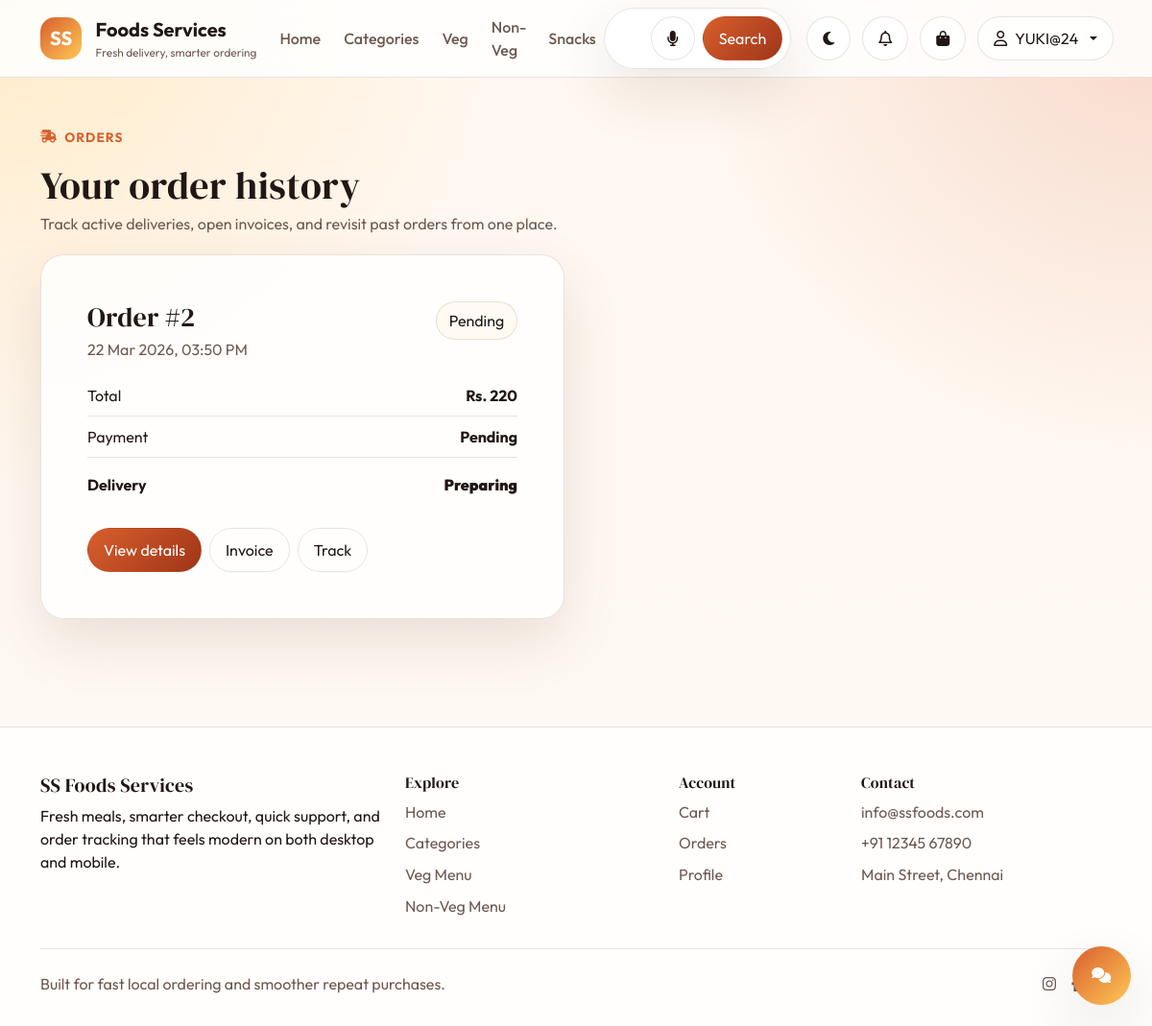
Screenshot of /orders/ (signed in) with the database file from the repository.
### Food_app/models.py (models this page shows, shortened)
class Order(models.Model):
    NOW = "Now"
    LATER = "Later"
    DELIVERY_SLOT_CHOICES = [
        (NOW, "Now"),
        (LATER, "Later"),
    ]
    STATUS_CHOICES = [
        ("Pending", "Pending"),
        ("Confirmed", "Confirmed"),
        ("Delivered", "Delivered"),
        ("Cancelled", "Cancelled"),
    ]
    user = models.ForeignKey(User, on_delete=models.CASCADE, related_name="orders")
    items = models.ManyToManyField(Items, through="OrderItem")
    coupon = models.ForeignKey(Coupon, null=True, blank=True, on_delete=models.SET_NULL)
    subtotal_amount = models.FloatField(default=0)
    discount_amount = models.FloatField(default=0)
    total_amount = models.FloatField()
    delivery_slot = models.CharField(max_length=10, choices=DELIVERY_SLOT_CHOICES, default=NOW)
    scheduled_for = models.DateTimeField(null=True, blank=True)
    created_at = models.DateTimeField(auto_now_add=True)
    status = models.CharField(max_length=20, choices=STATUS_CHOICES, default="Pending")
    class Meta:
        ordering = ["-created_at"]

class Payment(models.Model):
    PAYMENT_METHOD_CHOICES = [
        ("Cash on Delivery", "Cash on Delivery"),
        ("Credit Card", "Credit Card"),
        ("Debit Card", "Debit Card"),
        ("UPI", "UPI"),
        ("Net Banking", "Net Banking"),
    ]
    STATUS_CHOICES = [
        ("Pending", "Pending"),
        ("Completed", "Completed"),
        ("Failed", "Failed"),
    ]
    order = models.OneToOneField(Order, on_delete=models.CASCADE, related_name="payment")
    method = models.CharField(max_length=20, choices=PAYMENT_METHOD_CHOICES)
    status = models.CharField(max_length=20, choices=STATUS_CHOICES, default="Pending")
    transaction_id = models.CharField(max_length=100, null=True, blank=True)

class Delivery(models.Model):
    STATUS_CHOICES = [
        ("Preparing", "Preparing"),
        ("Out for Delivery", "Out for Delivery"),
        ("Delivered", "Delivered"),
        ("Cancelled", "Cancelled"),
    ]
    order = models.OneToOneField(Order, on_delete=models.CASCADE, related_name="delivery")
    delivery_zone = models.ForeignKey(DeliveryZone, null=True, blank=True, on_delete=models.SET_NULL)
    address = models.TextField()
    pincode = models.CharField(max_length=10, blank=True)
    delivery_status = models.CharField(max_length=20, choices=STATUS_CHOICES, default="Preparing")
    location_lat = models.FloatField(null=True, blank=True)
    location_lng = models.FloatField(null=True, blank=True)
    estimated_time = models.DateTimeField(null=True, blank=True)

### Food_app/app_views.py (the view)
# urls.py: path("orders/", views.order_tracking, name="order_tracking"),
@login_required(login_url="Login")
def order_tracking(request):
    orders = Order.objects.filter(user=request.user).select_related("invoice", "delivery", "payment")
    return render(request, "order_tracking.html", {"orders": orders})

### Food_app/context_processors.py (called while the page is built)
def shared_state(request):
    if not request.user.is_authenticated:
        return {
            "cart_count": 0,
            "unread_notifications_count": 0,
            "recent_notifications": [],
        }
    recent_notifications = Notification.objects.filter(user=request.user).order_by("-created_at")[:5]
    unread_notifications_count = Notification.objects.filter(user=request.user, is_read=False).count()
    cart_count = Cart.objects.filter(user=request.user).count()
    return {
        "cart_count": cart_count,
        "unread_notifications_count": unread_notifications_count,
        "recent_notifications": recent_notifications,
    }

### Food_app/Templates/order_tracking.html (shortened to what this page needs)
{% extends "layouts/main.html" %}
{% block content %}
<section class="container py-4 py-lg-5">
  <div class="section-header">
    <div>
      <span class="eyebrow"><i class="fa-solid fa-truck-fast"></i> Orders</span>
      <h1 class="mt-3 mb-1">Your order history</h1>
      <p class="mb-0 subtle">Track active deliveries, open invoices, and revisit past orders from one place.</p>
    </div>
  </div>
  <div class="row g-4">
    {% for order in orders %}
    <div class="col-lg-6">
      <div class="surface-card p-4 p-lg-5 h-100">
        <div class="d-flex justify-content-between align-items-start gap-3 mb-3">
          <div>
            <h3 class="mb-1">Order #{{ order.id }}</h3>
            <p class="subtle mb-0">{{ order.created_at|date:"d M Y, h:i A" }}</p>
          </div>
          <span class="status-pill">{{ order.status }}</span>
        </div>
        <div class="summary-row">
          <span>Total</span>
          <strong>Rs. {{ order.total_amount|floatformat:0 }}</strong>
        </div>
        <div class="summary-row">
          <span>Payment</span>
          <strong>{{ order.payment.status }}</strong>
        </div>
        <div class="summary-row total">
          <span>Delivery</span>
          <strong>{{ order.delivery.delivery_status }}</strong>
        </div>
        <div class="d-flex flex-wrap gap-2 mt-4">
          <a href="{% url 'order_detail' order.id %}" class="btn brand-button">View details</a>
          <a href="{% url 'invoice_detail' order.id %}" class="btn outline-button">Invoice</a>
          <a href="{% url 'delivery_tracking' order.id %}" class="btn outline-button">Track</a>
        </div>
      </div>
    </div>
    {% endfor %}
  </div>
</section>
{% endblock %}

### Food_app/Templates/Includes/navbar.html (shortened to what this page needs)
<nav class="navbar navbar-expand-xl site-navbar sticky-top">
  <div class="container">
    <a class="navbar-brand brand-mark" href="{% url 'Home' %}">
      <span class="brand-pill">SS</span>
      <span>
        <strong>Foods Services</strong>
        <small>Fresh delivery, smarter ordering</small>
      </span>
    </a>
    <div class="collapse navbar-collapse" id="siteNavbar">
      <ul class="navbar-nav me-auto align-items-xl-center gap-xl-2">
        <li class="nav-item"><a class="nav-link" href="{% url 'Home' %}">Home</a></li>
        <li class="nav-item"><a class="nav-link" href="{% url 'Category' %}">Categories</a></li>
        <li class="nav-item"><a class="nav-link" href="{% url 'food_by_type' 'Veg' %}">Veg</a></li>
        <li class="nav-item"><a class="nav-link" href="{% url 'food_by_type' 'Non-Veg' %}">Non-Veg</a></li>
        <li class="nav-item"><a class="nav-link" href="{% url 'food_by_type' 'Snacks' %}">Snacks</a></li>
      </ul>
      <form class="search-shell me-xl-3" method="get" action="{% url 'search' %}">
        <input class="form-control" id="navSearchInput" type="search" name="q" value="{{ request.GET.q }}" placeholder="Search dishes, categories, ingredients">
        <button class="btn icon-button" id="voiceSearchButton" type="button" aria-label="Search by voice">
          <i class="fa-solid fa-microphone"></i>
        </button>
        <button class="btn brand-button" type="submit">Search</button>
      </form>
      <div class="nav-actions">
        <button class="btn icon-button" id="themeToggle" type="button" aria-label="Toggle dark mode">
          <i class="fa-solid fa-moon"></i>
        </button>
        {% if request.user.is_authenticated %}
        <div class="dropdown">
          <button class="btn icon-button position-relative" type="button" data-bs-toggle="dropdown" aria-expanded="false" aria-label="Notifications">
            <i class="fa-regular fa-bell"></i>
          </button>
        </div>
        <a href="{% url 'Cart' %}" class="btn icon-button position-relative" aria-label="Cart">
          <i class="fa-solid fa-bag-shopping"></i>
        </a>
        <div class="dropdown">
          <button class="btn account-button dropdown-toggle" type="button" data-bs-toggle="dropdown" aria-expanded="false">
            <i class="fa-regular fa-user"></i>
            <span>{{ request.user.username }}</span>
          </button>
        </div>
        {% else %}
        <a href="{% url 'Login' %}" class="btn brand-button">Login</a>
        <a href="{% url 'Register' %}" class="btn outline-button">Register</a>
        {% endif %}
      </div>
    </div>
  </div>
</nav>

### Food_app/Static/CSS/style.css (style rules this page uses)
:root { --bg: #fff7f0; --surface: rgba(255, 255, 255, 0.82); --surface-strong: #ffffff; --surface-alt: #f4e8db; --text: #211714; --muted: #6e5a51; --border: rgba(118, 82, 61, 0.16); --shadow: 0 24px 60px rgba(85, 48, 24, 0.12); --brand: #d85f2d; --brand-deep: #9f3518; --accent: #ffc857; --success: #1f8f5f; --danger: #cb4257; }
body { font-family: "Outfit", sans-serif; background: radial-gradient(circle at top left, rgba(255, 200, 87, 0.25), transparent 32%), radial-gradient(circle at top right, rgba(216, 95, 45, 0.2), transparent 30%), linear-gradient(180deg, var(--bg), color-mix(in srgb, var(--bg) 76%, #ffffff 24%)); color: var(--text); min-height: 100vh; }
h1, h2, h3, h4, h5, h6, .display-font { font-family: "DM Serif Display", serif; letter-spacing: 0.01em; }
a { color: inherit; text-decoration: none; }
.site-navbar { background: color-mix(in srgb, var(--surface-strong) 86%, transparent 14%); backdrop-filter: blur(18px); border-bottom: 1px solid var(--border); }
.brand-mark { display: flex; align-items: center; gap: 0.9rem; color: var(--text); }
.brand-mark small { display: block; color: var(--muted); font-size: 0.74rem; }
.brand-pill { width: 2.7rem; height: 2.7rem; border-radius: 0.95rem; display: inline-flex; align-items: center; justify-content: center; background: linear-gradient(135deg, var(--brand), var(--accent)); color: #fff; font-weight: 700; }
.nav-link { color: var(--muted); font-weight: 500; }
.search-shell { display: flex; align-items: center; gap: 0.5rem; flex: 1 1 430px; max-width: 520px; background: var(--surface); border: 1px solid var(--border); border-radius: 999px; padding: 0.45rem 0.5rem 0.45rem 1rem; box-shadow: var(--shadow); }
.search-shell .form-control { border: 0; background: transparent; color: var(--text); box-shadow: none; }
.nav-actions { display: flex; align-items: center; gap: 0.75rem; }
.icon-button, .outline-button, .brand-button, .account-button { border-radius: 999px; border: 1px solid var(--border); padding: 0.65rem 1rem; background: var(--surface); color: var(--text); }
.brand-button { background: linear-gradient(135deg, var(--brand), var(--brand-deep)); border-color: transparent; color: #fff; }
.outline-button { background: transparent; }
.account-button { display: inline-flex; align-items: center; gap: 0.5rem; }
.hero-card, .surface-card, .info-panel, .product-card, .summary-card, .timeline-card { background: var(--surface); border: 1px solid var(--border); box-shadow: var(--shadow); border-radius: 1.5rem; }
.eyebrow { display: inline-flex; align-items: center; gap: 0.45rem; color: var(--brand); font-size: 0.85rem; font-weight: 700; text-transform: uppercase; letter-spacing: 0.08em; }
.section-header { display: flex; justify-content: space-between; align-items: end; margin-bottom: 1.25rem; }
.section-header p, .muted-text, .subtle { color: var(--muted); }
.rating-pill, .status-pill, .availability-banner { display: inline-flex; align-items: center; gap: 0.45rem; border-radius: 999px; padding: 0.45rem 0.8rem; }
.rating-pill, .status-pill { background: color-mix(in srgb, var(--surface-strong) 92%, var(--accent) 8%); border: 1px solid var(--border); }
.summary-row { display: flex; justify-content: space-between; padding: 0.55rem 0; border-bottom: 1px solid var(--border); }
.summary-row.total { font-weight: 700; border-bottom: 0; padding-top: 1rem; }

### rows the page displays
Order: id "2", created_at "22 Mar 2026, 03:50 PM", status "Pending", total_amount "220", payment.status "Pending", delivery.delivery_status "Preparing"

### other values shown
{{ request.user.username }} "YUKI@24"
